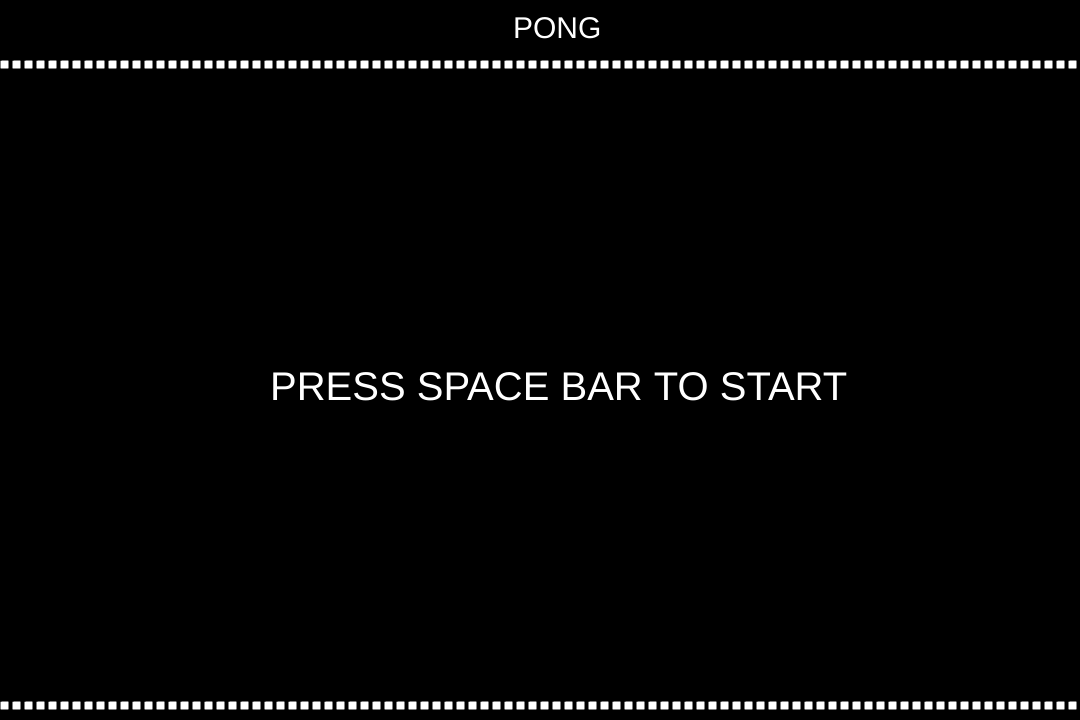
Frame 1 (no input)
Frame 60 (no input): identical to frame 1, image omitted
Frame 120 (the mouse pressed at the canvas centre since frame 60): identical to frame 1, image omitted

The p5.js sketch that drew this single still picture (run headless with seeded random() and noise() and a simulated clock; from frame 60 on, the mouse is pressed at the canvas centre):

// p5.js sketch
// ── sketch.js
/*
 *  JavaScript file with the graphics and logic elements of the game.
 *  ==================================================================
 *  Author: Lluís Masdeu
 *  Date: August 3rd, 2020
 *  ==================================================================
 */
// Parameters used throughout the game.
let canvasWidth = 1080,   // Width of the canvas
    canvasHeight = 720;   // Height of the canvas
var started = false,      // Has the game begun?
    paused = false;       // Is the game paused?

/**
 * Class in charge of defining the properties and the controls of a player.
 */
class Player {
  /**
   * Constructor function of the class.
   * @param {int} width           Width of the slider.
   * @param {int} height          Height of the slider.
   * @param {int} x               X coordinate of the slider.
   * @param {int} y               Y coordinate of the slider.
   * @param {int} topPadding      Top padding of the canvas.
   * @param {int} lateralPadding  Lateral padding of the canvas.
   */
  constructor(width, height, x, y, topPadding, lateralPadding) {
    this.x = x;
    this.y = y;
    this.width = width;
    this.height = height;
    this.topPadding = topPadding;
    this.lateralPadding = lateralPadding;
    this.sliderSpeed = 5;
    this.usableHeight = canvasHeight - this.height - this.topPadding - 2 * this.lateralPadding;
    this.score = 0;
  }

  /**
   * Function in charge of moving up the slider.
   */
  upSlider() {
    this.y -= this.sliderSpeed;
    this.y = (this.y < 0 ? 0 : this.y);
  }

  /**
   * Function in charge of moving down the slider.
   */
  downSlider() {
    this.y += this.sliderSpeed;
    this.y = (this.y >= this.usableHeight ? this.usableHeight : this.y);
  }

  /**
   * Function in charge of drawing the slider on the canvas.
   */
  drawSlider() {
    let c = color(255, 255, 255);
    fill(c);
    noStroke();
    rect(this.x, this.y + this.topPadding + this.lateralPadding, this.width, this.height, 1, 1, 1, 1);
  }

  /**
   * Function in charge of increasing the score of the player.
   */
  increaseScore() {
    this.score++;
  }

  /**
   * Function in charge of returning the current coordinates and dimensions of the slider.
   * @return {int} X & Y coordinates of the slider + dimensions of the slider.
   */
  getCoordinates() {
    return [this.x, this.y + this.topPadding + this.lateralPadding, this.width, this.height];
  }
}

/**
 * Class in charge of defining the properties and the controls of the ball.
 */
class Ball {
  /**
   * Constructor function of the class.
   * @param {int} topPadding     Top padding of the canvas.
   * @param {int} lateralPadding Lateral padding of the canvas.
   */
  constructor(topPadding, lateralPadding) {
    this.x = 0;
    this.y = 0;
    this.radius = 10;
    this.ballSpeed = 0.01;
    this.directionX = 0;
    this.directionY = 0;
    this.topPadding = topPadding;
    this.lateralPadding = lateralPadding;
    this.resetPosition();
  }

  /**
   * Function in charge of drawing the ball on the board.
   */
  drawBall() {
    fill('#FFFFFF');
    circle(this.x, this.y, 2 * this.radius);
  }

  /**
   * Function in charge of moving the ball.
   */
  moveBall() {
    this.x += (this.ballSpeed * this.directionX);
    this.y += (this.ballSpeed * this.directionY);
  }

  /**
   * Function in charge of returning the current coordinates and dimensions of the ball.
   * @return {int} X & Y coordinates of the ball + radius of the ball.
   */
  getCoordinates() {
    return [this.x, this.y, this.radius];
  }

  /**
   * Function in charge of bouncing the ball with a wall.
   */
  wallBounce() {
    this.directionY = -this.directionY;
  }

  /**
   * Function in charge of bouncing the ball with a slider.
   */
  sliderBounce() {
    this.directionX = -this.directionX;
  }

  /**
   * Function in charge of resetting the position of the ball.
   */
  resetPosition() {
    this.x = Math.random() * (235 - 120) + 120;
    this.y = Math.random() * (600 - 350) + 350;
    this.directionX = Math.random() * (450 - 0) + 0;
    this.directionY = Math.random() * (300 - (-300)) + (-300);
  }

  /**
   * Function in charge of increasing the ball speed.
   */
  increaseBallSpeed() {
    this.ballSpeed += 0.001;
  }
}

/**
 * Class in charge of defining the data and the controls of the game.
 */
class GameData {
  constructor() {
    this.width = 25;
    this.height = 105;
    this.wallSize = 9;
    this.topPadding = 50;
    this.lateralPadding = 20;
    this.ball = new Ball(this.topPadding, this.lateralPadding);
    this.player1 = new Player(this.width, this.height, this.lateralPadding + 20, 0, this.topPadding, this.lateralPadding);
    this.player2 = new Player(this.width, this.height, canvasWidth - this.lateralPadding - 2 * 20, canvasHeight - this.height - this.topPadding - 2 * this.lateralPadding, this.topPadding, this.lateralPadding);
  }

  /**
   * Function in charge of drawing on the board the elements of the game.
   */
  drawElements() {
    // Draws the title of the game
    this.drawTitle();

    // Draws the walls of game's board
    this.drawWalls();

    if (started && !paused) {
      // Draws the players' score
      this.drawPlayersScore();

      // Draws the ball on the board
      this.ball.drawBall();

      // Draws the sliders of the players
      this.player1.drawSlider();
      this.player2.drawSlider();
    } else if (!started) {
      fill(255, 255, 255);
      textFont('Helvetica', 40);
      text('PRESS SPACE BAR TO START', 270, 400);
    } else {
      fill(255, 255, 255);
      textFont('Helvetica', 40);
      text('PAUSED', 475, 350);
      textFont('Helvetica', 28);
      text('PRESS SPACE BAR TO RESUME', 345, 400);
    }
  }

  /**
   * Function in charge of drawing the title of the game.
   */
  drawTitle() {
    fill(255, 255, 255);
    textFont('Helvetica', 30);
    text('PONG', canvasWidth / 2 - 27, 38);
  }

  /**
   * Function in charge of drawing the board's walls.
   */
  drawWalls() {
    for (var i = 0; i < canvasWidth; i = i + 12) {
      square(i, this.topPadding + this.lateralPadding - 10, this.wallSize, 1, 1, 1, 1);
      square(i, canvasHeight - this.lateralPadding + 1, this.wallSize, 1, 1, 1, 1);
    }
  }

  /**
   * Function in charge of drawing the players' score in the board.
   */
  drawPlayersScore() {
    fill('#BDBDBD');
    textFont('Helvetica', 28);
    text(this.player1.score, 4 * this.lateralPadding, 40);
    text(this.player2.score, canvasWidth - 4 * this.lateralPadding - 10, 40);
  }

  /**
   * Function in charge of checking the player's controls.
   */
  playerControls() {
    if (keyIsDown(UP_ARROW)) {            // Moves up the slider
      this.player1.upSlider();
    } else if (keyIsDown(DOWN_ARROW)) {   // Moves down the slider
      this.player1.downSlider();
    }
  }

  /**
   * Function in charge of executing the game.
   */
  playGame() {
    // If the game has started, and it's not paused...
    if (started && !paused) {
      // Controls the player moves
      this.playerControls();

      // The ball moves in the board
      this.ball.moveBall();

      // Checks if the ball has bounced
      this.checkBallBounce();

      // Checks if the ball is out of board
      if (this.isBallOutOfBoard()) {
        this.ball.increaseBallSpeed();
        this.ball.resetPosition();
      }
    }
  }

  /**
   * Function in charge of checking if the ball has bounced.
   */
  checkBallBounce() {
    var ballCoords = this.ball.getCoordinates();
    var sliderCoords = [this.player1.getCoordinates(), this.player2.getCoordinates()];

    // Checks if the ball has bounced with a slider
    this.checkBallSliderBounce(ballCoords, sliderCoords[0]);
    this.checkBallSliderBounce(ballCoords, sliderCoords[1]);

    // Checks if the ball has bounced with a wall
    this.checkBallWallBounce(ballCoords);
  }

  /**
   * Function in charge of checking if the ball has bounce with a wall.
   * @param  {int} ballCoords X & Y coordinates of the ball + radius of the ball.
   */
  checkBallWallBounce(ballCoords) {
    var ballTop = ballCoords[1] - ballCoords[2],
        ballBottom = ballCoords[1] + ballCoords[2],
        topWall = this.topPadding + this.lateralPadding - 10 + this.wallSize,
        bottomWall = canvasHeight - this.lateralPadding + 1;

    if (ballTop <= topWall || ballBottom >= bottomWall)
      this.ball.wallBounce();
  }

  /**
   * Function in charge of checking of the ball has bounced with a slider.
   * @param  {int} ballCoords   X & Y coordinates of the ball + radius of the ball.
   * @param  {int} sliderCoords X & Y coordinates of the slider + dimensions of the slider.
   */
  checkBallSliderBounce(ballCoords, sliderCoords) {
    var sliderTop = sliderCoords[0],
        sliderBottom = sliderCoords[0] + sliderCoords[2];

    if (this.intersects(ballCoords, sliderCoords)) {
      this.ball.sliderBounce();
    }
  }

  /**
   * Function in charge of checking if the ball and the slider intersect.
   * @param  {int} ballCoords   X & Y coordinates of the ball + radius of the ball.
   * @param  {int} sliderCoords X & Y coordinates of the slider + dimensions of the slider.
   * @return {Boolean}          TRUE if there is an intersection. FALSE otherwise.
   */
  intersects(ballCoords, sliderCoords) {
    var closestX = this.computeClosest(ballCoords[0], sliderCoords[0], sliderCoords[0] + sliderCoords[2]),
        closestY = this.computeClosest(ballCoords[1], sliderCoords[1], sliderCoords[1] + sliderCoords[3]),
        distanceX = ballCoords[0] - closestX,
        distanceY = ballCoords[1] - closestY,
        distanceSquared = (distanceX * distanceX) + (distanceY * distanceY);

    return distanceSquared < (ballCoords[2] * ballCoords[2]);
  }

  /**
   * Function in charge of computing the closest coordinate.
   * @param  {int} val Threshold.
   * @param  {int} min Minimum value.
   * @param  {int} max Maximum value
   * @return {int}     Closest coordinate.
   */
  computeClosest(val, min, max) {
    return Math.max(min, Math.min(max, val))
  }

  /**
   * Function in charge of checking if the ball is out of range.
   * @return {Boolean} TRUE if it's out of range. FALSE otherwise.
   */
  isBallOutOfBoard() {
    if (this.ball.x + this.ball.radius < 0) {
      this.player2.increaseScore();

      return true;
    } else if (this.ball.x - this.ball.radius > canvasWidth) {
      this.player1.increaseScore();

      return true;
    }

    return false;
  }
}

// Creates the variable which will handle the logic of the game
var gameData = new GameData();

/**
 * Function in charge of setting up the canvas for the game.
 */
function setup() {
  // Creates the canvas with the desired dimensions
  createCanvas(canvasWidth, canvasHeight);
}

/**
 * Function in charge of drawing and controling the elements throughtout the game.
 */
function draw() {
  // Sets the parameters of the canvas
  background(0);

  // Draws the game elements
  gameData.drawElements();

  // Executes the game
  gameData.playGame();
}

/**
 * Function in charge of controling the keys pressed down.
 */
function keyPressed() {
  switch (keyCode) {
    // Space Bar
    case 32:
      if (!started) {
        started = true;
      } else {
        paused = !paused;
      }
      break;
  }
}
